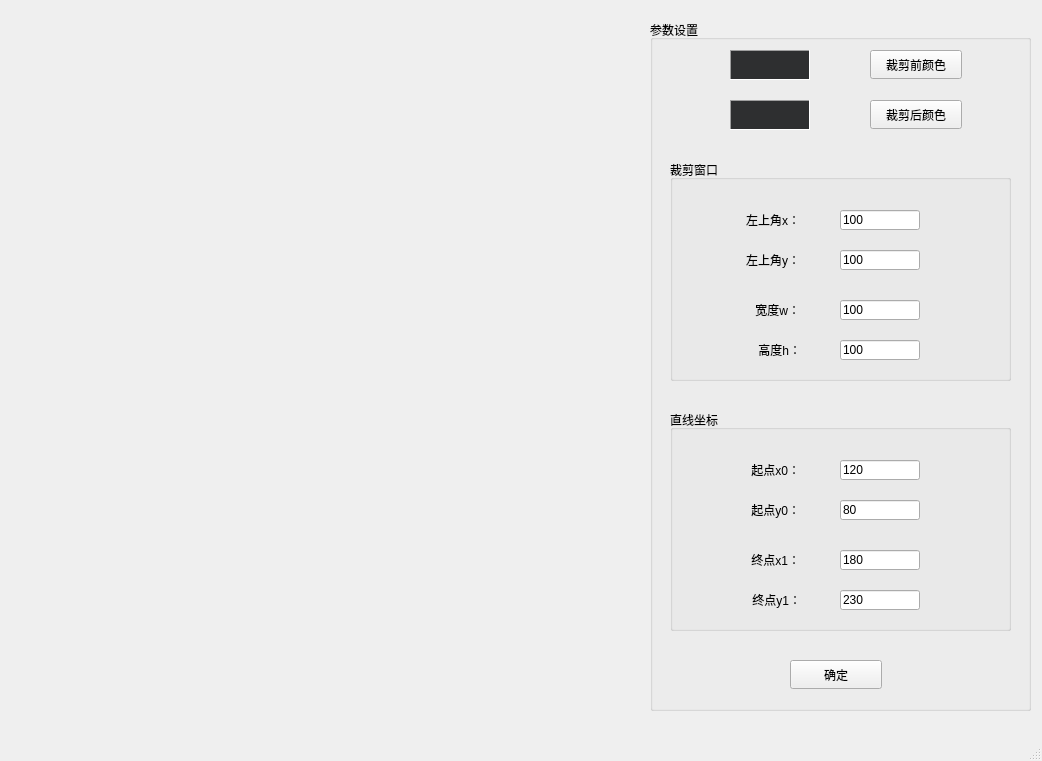
<?xml version="1.0" encoding="UTF-8"?>
<ui version="4.0">
 <class>MainWindow</class>
 <widget class="QMainWindow" name="MainWindow">
  <property name="geometry">
   <rect>
    <x>0</x>
    <y>0</y>
    <width>1042</width>
    <height>761</height>
   </rect>
  </property>
  <property name="windowTitle">
   <string>裁剪：直线裁剪</string>
  </property>
  <widget class="QWidget" name="centralwidget">
   <widget class="QGroupBox" name="groupBox_set">
    <property name="geometry">
     <rect>
      <x>650</x>
      <y>20</y>
      <width>381</width>
      <height>691</height>
     </rect>
    </property>
    <property name="title">
     <string>参数设置</string>
    </property>
    <widget class="QFrame" name="frame_color">
     <property name="geometry">
      <rect>
       <x>80</x>
       <y>30</y>
       <width>80</width>
       <height>30</height>
      </rect>
     </property>
     <property name="palette">
      <palette>
       <active/>
       <inactive/>
       <disabled/>
      </palette>
     </property>
     <property name="autoFillBackground">
      <bool>true</bool>
     </property>
     <property name="frameShape">
      <enum>QFrame::Panel</enum>
     </property>
     <property name="frameShadow">
      <enum>QFrame::Sunken</enum>
     </property>
     <widget class="QFrame" name="frame_color_old">
      <property name="geometry">
       <rect>
        <x>0</x>
        <y>0</y>
        <width>80</width>
        <height>30</height>
       </rect>
      </property>
      <property name="palette">
       <palette>
        <active>
         <colorrole role="WindowText">
          <brush brushstyle="SolidPattern">
           <color alpha="255">
            <red>0</red>
            <green>0</green>
            <blue>255</blue>
           </color>
          </brush>
         </colorrole>
         <colorrole role="Text">
          <brush brushstyle="SolidPattern">
           <color alpha="255">
            <red>0</red>
            <green>0</green>
            <blue>255</blue>
           </color>
          </brush>
         </colorrole>
         <colorrole role="Base">
          <brush brushstyle="SolidPattern">
           <color alpha="255">
            <red>0</red>
            <green>0</green>
            <blue>255</blue>
           </color>
          </brush>
         </colorrole>
         <colorrole role="Window">
          <brush brushstyle="SolidPattern">
           <color alpha="255">
            <red>0</red>
            <green>0</green>
            <blue>255</blue>
           </color>
          </brush>
         </colorrole>
         <colorrole role="Link">
          <brush brushstyle="SolidPattern">
           <color alpha="255">
            <red>0</red>
            <green>0</green>
            <blue>255</blue>
           </color>
          </brush>
         </colorrole>
        </active>
        <inactive>
         <colorrole role="WindowText">
          <brush brushstyle="SolidPattern">
           <color alpha="255">
            <red>208</red>
            <green>208</green>
            <blue>208</blue>
           </color>
          </brush>
         </colorrole>
         <colorrole role="Text">
          <brush brushstyle="SolidPattern">
           <color alpha="255">
            <red>208</red>
            <green>208</green>
            <blue>208</blue>
           </color>
          </brush>
         </colorrole>
         <colorrole role="Base">
          <brush brushstyle="SolidPattern">
           <color alpha="255">
            <red>46</red>
            <green>47</green>
            <blue>48</blue>
           </color>
          </brush>
         </colorrole>
         <colorrole role="Window">
          <brush brushstyle="SolidPattern">
           <color alpha="255">
            <red>46</red>
            <green>47</green>
            <blue>48</blue>
           </color>
          </brush>
         </colorrole>
         <colorrole role="Link">
          <brush brushstyle="SolidPattern">
           <color alpha="255">
            <red>0</red>
            <green>122</green>
            <blue>244</blue>
           </color>
          </brush>
         </colorrole>
        </inactive>
        <disabled>
         <colorrole role="WindowText">
          <brush brushstyle="SolidPattern">
           <color alpha="96">
            <red>164</red>
            <green>166</green>
            <blue>168</blue>
           </color>
          </brush>
         </colorrole>
         <colorrole role="Text">
          <brush brushstyle="SolidPattern">
           <color alpha="96">
            <red>164</red>
            <green>166</green>
            <blue>168</blue>
           </color>
          </brush>
         </colorrole>
         <colorrole role="Base">
          <brush brushstyle="SolidPattern">
           <color alpha="255">
            <red>0</red>
            <green>0</green>
            <blue>255</blue>
           </color>
          </brush>
         </colorrole>
         <colorrole role="Window">
          <brush brushstyle="SolidPattern">
           <color alpha="255">
            <red>0</red>
            <green>0</green>
            <blue>255</blue>
           </color>
          </brush>
         </colorrole>
         <colorrole role="Link">
          <brush brushstyle="SolidPattern">
           <color alpha="255">
            <red>0</red>
            <green>122</green>
            <blue>244</blue>
           </color>
          </brush>
         </colorrole>
        </disabled>
       </palette>
      </property>
      <property name="autoFillBackground">
       <bool>true</bool>
      </property>
      <property name="frameShape">
       <enum>QFrame::Panel</enum>
      </property>
      <property name="frameShadow">
       <enum>QFrame::Sunken</enum>
      </property>
     </widget>
     <widget class="QPushButton" name="pushButton_color_2">
      <property name="geometry">
       <rect>
        <x>140</x>
        <y>0</y>
        <width>92</width>
        <height>29</height>
       </rect>
      </property>
      <property name="text">
       <string>更改颜色</string>
      </property>
     </widget>
    </widget>
    <widget class="QPushButton" name="pushButton_color">
     <property name="geometry">
      <rect>
       <x>220</x>
       <y>30</y>
       <width>92</width>
       <height>29</height>
      </rect>
     </property>
     <property name="text">
      <string>裁剪前颜色</string>
     </property>
    </widget>
    <widget class="QPushButton" name="pushButton_ok">
     <property name="geometry">
      <rect>
       <x>140</x>
       <y>640</y>
       <width>92</width>
       <height>29</height>
      </rect>
     </property>
     <property name="text">
      <string>确定</string>
     </property>
    </widget>
    <widget class="QGroupBox" name="groupBox_nodeList">
     <property name="geometry">
      <rect>
       <x>20</x>
       <y>140</y>
       <width>341</width>
       <height>221</height>
      </rect>
     </property>
     <property name="title">
      <string>裁剪窗口</string>
     </property>
     <widget class="QLineEdit" name="lineEdit_x">
      <property name="geometry">
       <rect>
        <x>170</x>
        <y>50</y>
        <width>80</width>
        <height>20</height>
       </rect>
      </property>
      <property name="text">
       <string>100</string>
      </property>
     </widget>
     <widget class="QLabel" name="label_x0">
      <property name="geometry">
       <rect>
        <x>49</x>
        <y>50</y>
        <width>81</width>
        <height>20</height>
       </rect>
      </property>
      <property name="text">
       <string>左上角x：</string>
      </property>
      <property name="alignment">
       <set>Qt::AlignRight|Qt::AlignTrailing|Qt::AlignVCenter</set>
      </property>
     </widget>
     <widget class="QLabel" name="label_x1">
      <property name="geometry">
       <rect>
        <x>49</x>
        <y>90</y>
        <width>81</width>
        <height>20</height>
       </rect>
      </property>
      <property name="text">
       <string>左上角y：</string>
      </property>
      <property name="alignment">
       <set>Qt::AlignRight|Qt::AlignTrailing|Qt::AlignVCenter</set>
      </property>
     </widget>
     <widget class="QLineEdit" name="lineEdit_y">
      <property name="geometry">
       <rect>
        <x>170</x>
        <y>90</y>
        <width>80</width>
        <height>20</height>
       </rect>
      </property>
      <property name="text">
       <string>100</string>
      </property>
     </widget>
     <widget class="QLabel" name="label_x1_8">
      <property name="geometry">
       <rect>
        <x>49</x>
        <y>140</y>
        <width>81</width>
        <height>20</height>
       </rect>
      </property>
      <property name="text">
       <string>宽度w：</string>
      </property>
      <property name="alignment">
       <set>Qt::AlignRight|Qt::AlignTrailing|Qt::AlignVCenter</set>
      </property>
     </widget>
     <widget class="QLineEdit" name="lineEdit_w">
      <property name="geometry">
       <rect>
        <x>170</x>
        <y>140</y>
        <width>80</width>
        <height>20</height>
       </rect>
      </property>
      <property name="text">
       <string>100</string>
      </property>
     </widget>
     <widget class="QLabel" name="label_x1_10">
      <property name="geometry">
       <rect>
        <x>50</x>
        <y>180</y>
        <width>81</width>
        <height>20</height>
       </rect>
      </property>
      <property name="text">
       <string>高度h：</string>
      </property>
      <property name="alignment">
       <set>Qt::AlignRight|Qt::AlignTrailing|Qt::AlignVCenter</set>
      </property>
     </widget>
     <widget class="QLineEdit" name="lineEdit_h">
      <property name="geometry">
       <rect>
        <x>170</x>
        <y>180</y>
        <width>80</width>
        <height>20</height>
       </rect>
      </property>
      <property name="text">
       <string>100</string>
      </property>
     </widget>
    </widget>
    <widget class="QFrame" name="frame_color_new">
     <property name="geometry">
      <rect>
       <x>80</x>
       <y>80</y>
       <width>80</width>
       <height>30</height>
      </rect>
     </property>
     <property name="palette">
      <palette>
       <active>
        <colorrole role="WindowText">
         <brush brushstyle="SolidPattern">
          <color alpha="255">
           <red>255</red>
           <green>0</green>
           <blue>0</blue>
          </color>
         </brush>
        </colorrole>
        <colorrole role="Text">
         <brush brushstyle="SolidPattern">
          <color alpha="255">
           <red>255</red>
           <green>0</green>
           <blue>0</blue>
          </color>
         </brush>
        </colorrole>
        <colorrole role="BrightText">
         <brush brushstyle="SolidPattern">
          <color alpha="255">
           <red>255</red>
           <green>0</green>
           <blue>0</blue>
          </color>
         </brush>
        </colorrole>
        <colorrole role="Base">
         <brush brushstyle="SolidPattern">
          <color alpha="255">
           <red>255</red>
           <green>0</green>
           <blue>0</blue>
          </color>
         </brush>
        </colorrole>
        <colorrole role="Window">
         <brush brushstyle="SolidPattern">
          <color alpha="255">
           <red>255</red>
           <green>0</green>
           <blue>0</blue>
          </color>
         </brush>
        </colorrole>
        <colorrole role="Link">
         <brush brushstyle="SolidPattern">
          <color alpha="255">
           <red>0</red>
           <green>0</green>
           <blue>255</blue>
          </color>
         </brush>
        </colorrole>
       </active>
       <inactive>
        <colorrole role="WindowText">
         <brush brushstyle="SolidPattern">
          <color alpha="255">
           <red>208</red>
           <green>208</green>
           <blue>208</blue>
          </color>
         </brush>
        </colorrole>
        <colorrole role="Text">
         <brush brushstyle="SolidPattern">
          <color alpha="255">
           <red>208</red>
           <green>208</green>
           <blue>208</blue>
          </color>
         </brush>
        </colorrole>
        <colorrole role="BrightText">
         <brush brushstyle="SolidPattern">
          <color alpha="255">
           <red>255</red>
           <green>51</green>
           <blue>51</blue>
          </color>
         </brush>
        </colorrole>
        <colorrole role="Base">
         <brush brushstyle="SolidPattern">
          <color alpha="255">
           <red>46</red>
           <green>47</green>
           <blue>48</blue>
          </color>
         </brush>
        </colorrole>
        <colorrole role="Window">
         <brush brushstyle="SolidPattern">
          <color alpha="255">
           <red>46</red>
           <green>47</green>
           <blue>48</blue>
          </color>
         </brush>
        </colorrole>
        <colorrole role="Link">
         <brush brushstyle="SolidPattern">
          <color alpha="255">
           <red>0</red>
           <green>122</green>
           <blue>244</blue>
          </color>
         </brush>
        </colorrole>
       </inactive>
       <disabled>
        <colorrole role="WindowText">
         <brush brushstyle="SolidPattern">
          <color alpha="96">
           <red>164</red>
           <green>166</green>
           <blue>168</blue>
          </color>
         </brush>
        </colorrole>
        <colorrole role="Text">
         <brush brushstyle="SolidPattern">
          <color alpha="96">
           <red>164</red>
           <green>166</green>
           <blue>168</blue>
          </color>
         </brush>
        </colorrole>
        <colorrole role="BrightText">
         <brush brushstyle="SolidPattern">
          <color alpha="255">
           <red>255</red>
           <green>0</green>
           <blue>0</blue>
          </color>
         </brush>
        </colorrole>
        <colorrole role="Base">
         <brush brushstyle="SolidPattern">
          <color alpha="255">
           <red>255</red>
           <green>0</green>
           <blue>0</blue>
          </color>
         </brush>
        </colorrole>
        <colorrole role="Window">
         <brush brushstyle="SolidPattern">
          <color alpha="255">
           <red>255</red>
           <green>0</green>
           <blue>0</blue>
          </color>
         </brush>
        </colorrole>
        <colorrole role="Link">
         <brush brushstyle="SolidPattern">
          <color alpha="255">
           <red>0</red>
           <green>122</green>
           <blue>244</blue>
          </color>
         </brush>
        </colorrole>
       </disabled>
      </palette>
     </property>
     <property name="autoFillBackground">
      <bool>true</bool>
     </property>
     <property name="frameShape">
      <enum>QFrame::Panel</enum>
     </property>
     <property name="frameShadow">
      <enum>QFrame::Sunken</enum>
     </property>
    </widget>
    <widget class="QPushButton" name="pushButton_color_3">
     <property name="geometry">
      <rect>
       <x>220</x>
       <y>80</y>
       <width>92</width>
       <height>29</height>
      </rect>
     </property>
     <property name="text">
      <string>裁剪后颜色</string>
     </property>
    </widget>
    <widget class="QGroupBox" name="groupBox_nodeList_2">
     <property name="geometry">
      <rect>
       <x>20</x>
       <y>390</y>
       <width>341</width>
       <height>221</height>
      </rect>
     </property>
     <property name="title">
      <string>直线坐标</string>
     </property>
     <widget class="QLineEdit" name="lineEdit_x0">
      <property name="geometry">
       <rect>
        <x>170</x>
        <y>50</y>
        <width>80</width>
        <height>20</height>
       </rect>
      </property>
      <property name="text">
       <string>120</string>
      </property>
     </widget>
     <widget class="QLabel" name="label_x0_2">
      <property name="geometry">
       <rect>
        <x>49</x>
        <y>50</y>
        <width>81</width>
        <height>20</height>
       </rect>
      </property>
      <property name="text">
       <string>起点x0：</string>
      </property>
      <property name="alignment">
       <set>Qt::AlignRight|Qt::AlignTrailing|Qt::AlignVCenter</set>
      </property>
     </widget>
     <widget class="QLabel" name="label_x1_2">
      <property name="geometry">
       <rect>
        <x>59</x>
        <y>90</y>
        <width>71</width>
        <height>20</height>
       </rect>
      </property>
      <property name="text">
       <string>起点y0：</string>
      </property>
      <property name="alignment">
       <set>Qt::AlignRight|Qt::AlignTrailing|Qt::AlignVCenter</set>
      </property>
     </widget>
     <widget class="QLineEdit" name="lineEdit_y0">
      <property name="geometry">
       <rect>
        <x>170</x>
        <y>90</y>
        <width>80</width>
        <height>20</height>
       </rect>
      </property>
      <property name="text">
       <string>80</string>
      </property>
     </widget>
     <widget class="QLabel" name="label_x1_9">
      <property name="geometry">
       <rect>
        <x>59</x>
        <y>140</y>
        <width>71</width>
        <height>20</height>
       </rect>
      </property>
      <property name="text">
       <string>终点x1：</string>
      </property>
      <property name="alignment">
       <set>Qt::AlignRight|Qt::AlignTrailing|Qt::AlignVCenter</set>
      </property>
     </widget>
     <widget class="QLineEdit" name="lineEdit_x1">
      <property name="geometry">
       <rect>
        <x>170</x>
        <y>140</y>
        <width>80</width>
        <height>20</height>
       </rect>
      </property>
      <property name="text">
       <string>180</string>
      </property>
     </widget>
     <widget class="QLabel" name="label_x1_11">
      <property name="geometry">
       <rect>
        <x>60</x>
        <y>180</y>
        <width>71</width>
        <height>20</height>
       </rect>
      </property>
      <property name="text">
       <string>终点y1：</string>
      </property>
      <property name="alignment">
       <set>Qt::AlignRight|Qt::AlignTrailing|Qt::AlignVCenter</set>
      </property>
     </widget>
     <widget class="QLineEdit" name="lineEdit_y1">
      <property name="geometry">
       <rect>
        <x>170</x>
        <y>180</y>
        <width>80</width>
        <height>20</height>
       </rect>
      </property>
      <property name="text">
       <string>230</string>
      </property>
     </widget>
    </widget>
   </widget>
  </widget>
  <widget class="QMenuBar" name="menubar">
   <property name="geometry">
    <rect>
     <x>0</x>
     <y>0</y>
     <width>1042</width>
     <height>25</height>
    </rect>
   </property>
  </widget>
  <widget class="QStatusBar" name="statusbar"/>
 </widget>
 <resources/>
 <connections/>
</ui>
